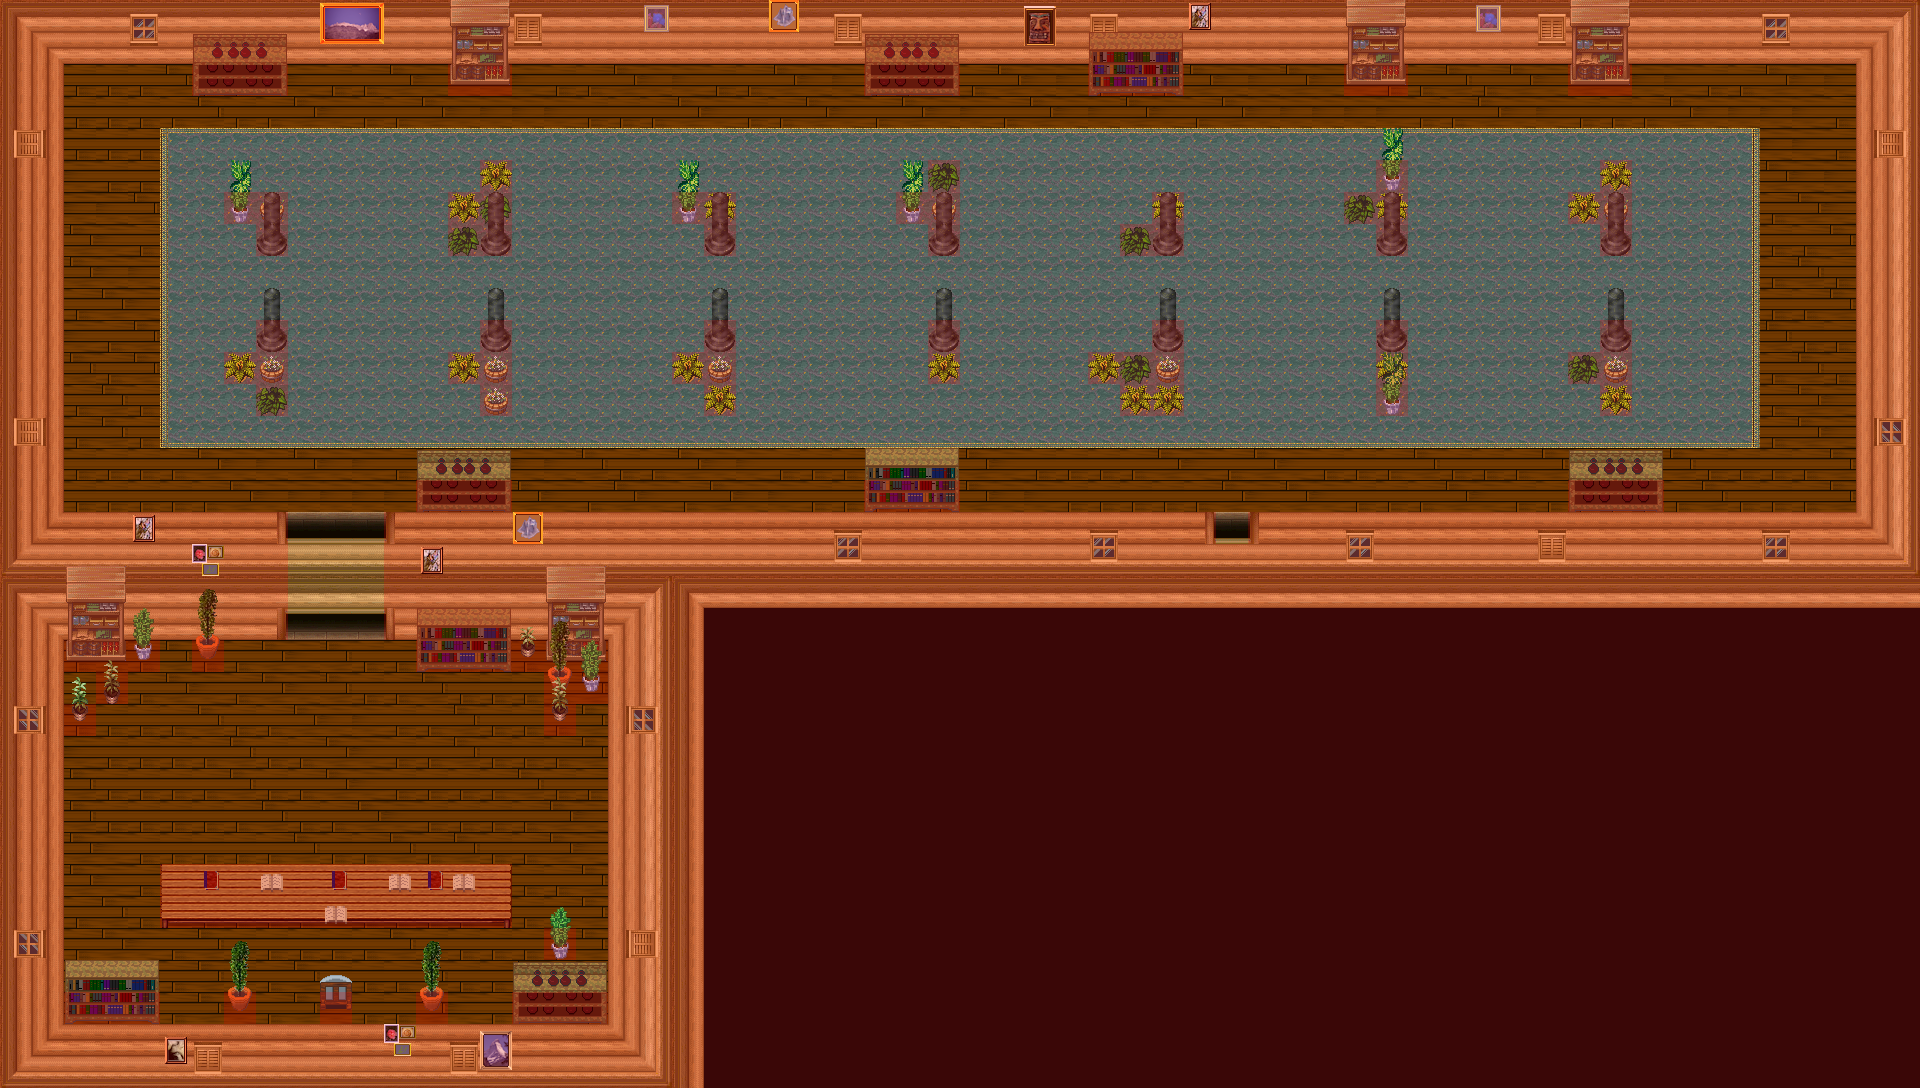

This game map was drawn from its Tiled (.tmx) file and the tilesets committed beside it. A one-line description and the trimmed map source follow:
An orthogonal 60x34 tile map with 32x32 px tiles, 7 tile layers (0_floor, 1_terrain, 2_object, 3_roof, ...), 1 hidden layer not drawn, 24 tilesets.

<map version="1.0" orientation="orthogonal" renderorder="right-down" width="60" height="34" tilewidth="32" tileheight="32" nextobjectid="1">
 <tileset firstgid="1" name="int_plazy" tilewidth="32" tileheight="32" tilecount="27" columns="3">
  <image source="../../tileset/pol/waly/int_plazy.png" width="96" height="288" />
 </tileset>
 <tileset firstgid="28" name="deski" tilewidth="32" tileheight="32" tilecount="3" columns="3">
  <image source="../../tileset/pol/domki/podloga/deski.png" width="96" height="32" />
 </tileset>
 <tileset firstgid="31" name="door_drewno_int" tilewidth="32" tileheight="32" tilecount="15" columns="5">
  <image source="../../tileset/pol/domki/drzwi/door_drewno_int.png" width="160" height="96" />
 </tileset>
 <tileset firstgid="46" name="wooden_rectangular" tilewidth="32" tileheight="32" tilecount="9" columns="3">
  <image source="../../tileset/furniture/table/wooden_rectangular.png" width="96" height="96" />
 </tileset>
 <tileset firstgid="55" name="deski_dark" tilewidth="32" tileheight="32" tilecount="3" columns="3">
  <image source="../../tileset/pol/domki/podloga/deski_dark.png" width="96" height="32" />
 </tileset>
 <tileset firstgid="58" name="rug_border" tilewidth="32" tileheight="32" tilecount="9" columns="3">
  <image source="../../tileset/furniture/carpet/rug_border.png" width="96" height="96" />
 </tileset>
 <tileset firstgid="67" name="carpets_2" tilewidth="32" tileheight="32" tilecount="12" columns="4">
  <image source="../../tileset/furniture/carpet/carpets_2.png" trans="ff00ff" width="128" height="96" />
 </tileset>
 <tileset firstgid="79" name="carpets_2" tilewidth="32" tileheight="32" tilecount="12" columns="4">
  <image source="../../tileset/furniture/carpet/carpets_2.png" trans="ff00ff" width="128" height="96" />
 </tileset>
 <tileset firstgid="91" name="metal_and_stone" tilewidth="32" tileheight="32" tilecount="6" columns="3">
  <image source="../../tileset/item/statue/metal_and_stone.png" width="96" height="64" />
 </tileset>
 <tileset firstgid="97" name="barrel2" tilewidth="32" tileheight="32" tilecount="2" columns="1">
  <image source="../../tileset/item/pot/barrel.png" width="32" height="64" />
 </tileset>
 <tileset firstgid="99" name="barrel" tilewidth="32" tileheight="32" tilecount="1" columns="1">
  <image source="../../tileset/item/pot/barrel_with_flower.png" width="32" height="32" />
 </tileset>
 <tileset firstgid="100" name="bushes" tilewidth="32" tileheight="32" tilecount="10" columns="5">
  <image source="../../tileset/plant/bush/bushes.png" trans="ffffff" width="160" height="64" />
 </tileset>
 <tileset firstgid="110" name="plants" tilewidth="32" tileheight="32" tilecount="12" columns="6">
  <image source="../../tileset/plant/indoor/pot_plant_1.png" width="192" height="64" />
 </tileset>
 <tileset firstgid="122" name="shelf" tilewidth="32" tileheight="32" tilecount="10" columns="2">
  <image source="../../tileset/furniture/shelve/shelf_4.png" width="64" height="160" />
 </tileset>
 <tileset firstgid="132" name="pale_book_bottle_shelf" tilewidth="32" tileheight="32" tilecount="12" columns="3">
  <image source="../../tileset/furniture/shelve/pale_book_bottle_shelf.png" trans="ff00ff" width="96" height="128" />
 </tileset>
 <tileset firstgid="144" name="oil paintings" tilewidth="32" tileheight="32" tilecount="16" columns="4">
  <image source="../../tileset/furniture/picture/oil_paintings.png" width="128" height="128" />
 </tileset>
 <tileset firstgid="160" name="sofa_chair_blue" tilewidth="32" tileheight="32" tilecount="12" columns="3">
  <image source="../../tileset/furniture/chair/sofa_chair_blue.png" width="96" height="128" />
 </tileset>
 <tileset firstgid="172" name="protection" tilewidth="32" tileheight="32" tilecount="2" columns="2">
  <image source="../../tileset/logic/protection.png" width="64" height="32" />
 </tileset>
 <tileset firstgid="174" name="collision" tilewidth="32" tileheight="32" tilecount="1" columns="1">
  <image source="../../tileset/logic/collision.png" width="32" height="32" />
 </tileset>
 <tileset firstgid="175" name="brown" tilewidth="32" tileheight="32" tilecount="5" columns="5">
  <image source="../../tileset/ground/brown.png" width="160" height="32" />
 </tileset>
 <tileset firstgid="180" name="book" tilewidth="32" tileheight="32" tilecount="4" columns="2">
  <image source="../../tileset/item/documents/book.png" width="64" height="64" />
 </tileset>
 <tileset firstgid="184" name="potted plants" tilewidth="32" tileheight="32" tilecount="6" columns="3">
  <image source="../../tileset/plant/indoor/potted_plants1.png" width="96" height="64" />
 </tileset>
 <tileset firstgid="190" name="pot_plant" tilewidth="32" tileheight="32" tilecount="3" columns="1">
  <image source="../../tileset/plant/indoor/pot_plant.png" width="32" height="96" />
 </tileset>
 <tileset firstgid="193" name="window_drewno" tilewidth="32" tileheight="32" tilecount="16" columns="8">
  <image source="../../tileset/pol/domki/okna/window_drewno.png" width="256" height="64" />
 </tileset>
 <layer name="0_floor" width="60" height="34">
  <data>[2040 cells, 2036 non-empty, 8 distinct tile ids]</data>
 </layer>
 <layer name="1_terrain" width="60" height="34">
  <data>[2040 cells, 1008 non-empty, 38 distinct tile ids]</data>
 </layer>
 <layer name="2_object" width="60" height="34">
  <data>[2040 cells, 167 non-empty, 53 distinct tile ids]</data>
 </layer>
 <layer name="3_roof" width="60" height="34">
  <data>[2040 cells, 96 non-empty, 26 distinct tile ids]</data>
 </layer>
 <layer name="4_roof_add" width="60" height="34">
  <data>[2040 cells, 2 non-empty, 2 distinct tile ids]</data>
 </layer>
 <layer name="objects" width="60" height="34">
  <data>[2040 cells, 0 non-empty, 0 distinct tile ids]</data>
 </layer>
 <layer name="collision" width="60" height="34" opacity="0.2">
  <data>[2040 cells, 1163 non-empty, 1 distinct tile ids]</data>
 </layer>
 <layer name="protection" width="60" height="34" visible="0">
  <data>[2040 cells, 2040 non-empty, 1 distinct tile ids]</data>
 </layer>
</map>
